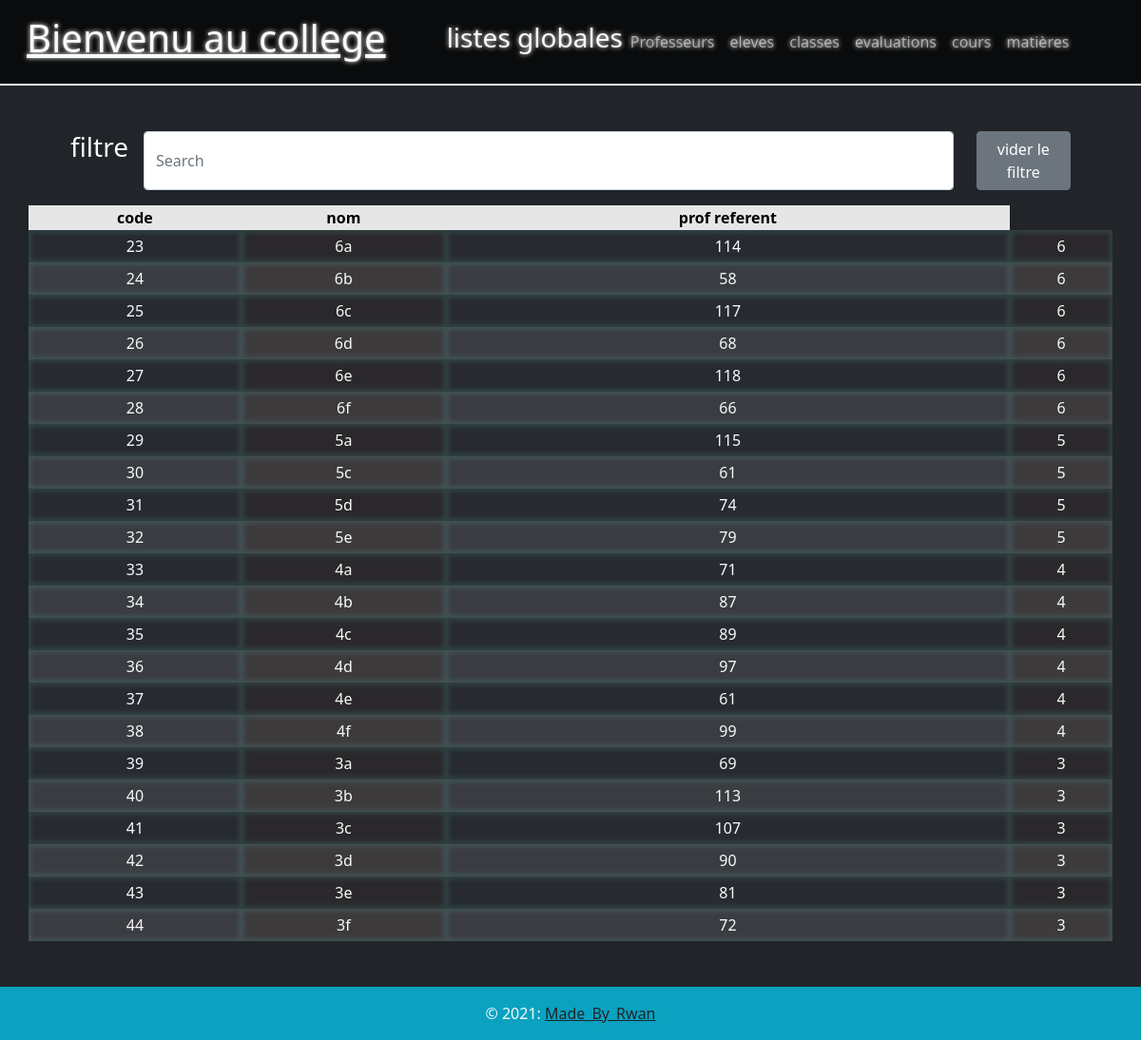
The app's page /index.php?entity=classe with its own data.
### tables this page shows
CREATE TABLE `classes` (
  `code_classe` int(7) NOT NULL,
  `nom_classe` varchar(8) NOT NULL,
  `code_prof_ref_classe` int(7) NOT NULL,
  `niveau_classe` int(1) NOT NULL
);

### class/managers/MainManager.php (called while the page is built, shortened)
<?php
 class  MainManager
{
    private $db;
    private $table;
    private $entity;
    public function  getAll()
    {
        $req = $this->db->query(
            "SELECT * FROM " . $this->getTable()
        );
        $entities = [];
        while ($data = $req->fetch(PDO::FETCH_ASSOC)) {
            $ent = new $class($data);
            array_push($entities, $ent);
        }
        return $entities;
    }
    public function setAddCol($addCol)
    {
        return $this;
    }
    public function setDb($db)
    {
        $this->db = $db;
        return $this;
    }
    public function getTable()
    {
        return $this->table;
    }
    public function setTable($table)
    {
        $this->table = $table;
        return $this;
    }
    public function setAddPreparedValues($addPreparedValues)
    {
        return $this;
    }
    public function setIdColumn($idColumn)
    {
        return $this;
    }
    public function getEntity()
    {
        return $this->entity;
    }
    public function setEntity($entity)
    {
        $this->entity = $entity;
        return $this;
    }
}

### class/entities/CollegeEntity.php (called while the page is built, shortened)
<?php
abstract class CollegeEntity
{
    private $entityType;
    public function hydrate(array $data)
    {
        foreach ($data as $key => $value) {
            $method = 'set' . ucfirst($key);
        }
    }
    public function getEntityType()
    {
        return $this->entityType;
    }
    public function setEntityType($entityType)
    {
        $this->entityType = $entityType;
        return $this;
    }
}

### class/entities/Classe.php (the view, shortened to what this page needs)
<?php
class Classe extends CollegeEntity
{
    private $code_classe;
    static private $attList=["code", "nom", "prof referent" ];
    public static function createTableHeader(){
        echo ("<tr class='item-row-header text-center'>");
         foreach(self::$attList as $att){
            echo ("<th class='item-attribut-header' >".$att."</th>");
         }
        echo"</tr>";
    }
    public function createTableRow()
    {
        echo("<tr class='item-row' itemId='".$this->getCode_classe(). "' itemType='".$this->getEntityType()."'>");
        foreach($this as $att=>$value){
            echo ("<td class='item-attribut' itemAttr='".$att."'>".$value."</td>");
        }
        echo"</tr>";
    }
    public function getCode_classe()
    {
        return $this->code_classe;
    }
    public function setCode_classe($code_classe)
    {
        $this->code_classe = $code_classe;
        return $this;
    }
    public function setNom_classe($nom_classe)
    {
        return $this;
    }
    public function setNiveau_classe($niveau_classe)
    {
        return $this;
    }
    public function setCode_prof_ref_classe($code_prof_ref_classe)
    {
        return $this;
    }
}

### parts/header.php (shortened to what this page needs)
<!DOCTYPE html>
<html lang="en">
<head>
    <link rel="stylesheet" href="https://cdn.jsdelivr.net/npm/bootstrap@5.0.2/dist/css/bootstrap.min.css">
    <link rel="stylesheet" href="main.css">
</head>
<body class="text-light bg-dark">
    <header class="mb-5">
        <nav class="navbar navbar-expand-lg navbar-dark py-3">
            <div class="container-fluid">
                <h1 class="px-3"> <a  href="index.php">Bienvenu au college</a></h1>
                <h3 class="ps-5">listes globales</h3>
                <div class="collapse navbar-collapse" id="navbarSupportedContent">
                    <ul class="navbar-nav me-auto mb-2 mb-lg-0">
                        <li class="nav-item">
                            <a class="nav-link" href="index.php?entity=professeur">Professeurs</a>
                        </li>
                        <li class="nav-item">
                            <a class="nav-link" href="index.php?entity=eleve">eleves</a>
                        </li>
                        <li class="nav-item">
                            <a class="nav-link" href="index.php?entity=classe">classes</a>
                        </li>
                        <li class="nav-item">
                            <a class="nav-link" href="index.php?entity=evaluation">evaluations</a>
                        </li>
                        <li class="nav-item">
                            <a class="nav-link" href="index.php?entity=cour">cours </a>
                        </li>
                        <li class="nav-item">
                            <a class="nav-link" href="index.php?entity=matiere">matières</a>
                        </li>
                    </ul>
                </div>
            </div>
        </nav>
    </header>

### index.php (shortened to what this page needs)
<?php
require('class/managers/connectDataBase.php');
require('class/managers/MainManager.php');
$professeurManager = new ProfesseurManager($pdo);
$eleveManager = new EleveManager($pdo);
$classeManager = new ClasseManager($pdo);
$courManager = new CourManager($pdo);
$evaluationManager = new EvaluationManager($pdo);
$matiereManager = new MatiereManager($pdo);
require('class/entities/CollegeEntity.php');
require('class/entities/Classe.php');
require_once('parts/header.php');
?>
<div class="container">
    <?php if (isset($_GET["entity"])) { ?>
    <form class="d-flex text-light m-3">
        <h3 class="mx-3">filtre</h3>
        <input
            class="form-control me-2"
            id="researchInput"
            type="search"
            placeholder="Search"
            aria-label="Search"
        >
        <button
            class="btn btn-secondary mx-3"
            id="resetFilter"
        >vider le filtre</button>
    </form>
    <?php } ?>
    <div class="row">
        <?php
        if (isset($_GET["entity"])) {
        $entityList = [];
            switch ($_GET["entity"]) {
                case "classe":
                    $entityList = $classeManager->getAll();
                    break;
            }
        ?>
        <table id="entitiesTable">
            <?php
                ucfirst($_GET["entity"])::createTableHeader();
                foreach ($entityList as $item) {
                    $item->createTableRow();
                }
                ?>
        </table>
    </div>
    <?php
        } else if(isset($_GET["entityType"])&& isset($_GET["entityId"])) {
            $class=ucfirst($_GET["entityType"]);
            switch($_GET["entityType"]){
                case "professeur":
                    $entity = $professeurManager->getById($_GET["entityId"]);
                    include ("parts/interfaceProfesseur.php");
                    break;
                case "eleve":
                    $entity = $eleveManager->getById($_GET["entityId"]);
                    include ("parts/interfaceEleve.php");
                    break;
                case "classe":
                    $entity = $classeManager->getById($_GET["entityId"]);
                    include ("parts/interfaceClasse.php");
                    break;
                case "evaluation":
                    $entity = $evaluationManager->getById($_GET["entityId"]);
                    include ("parts/interfaceEvaluation.php");
                    break;
                case "cour":
                    $entity = $courManager->getById($_GET["entityId"]);
                    include ("parts/interfaceCour.php");
                    break;
                case "matiere":
                    $entity = $matiereManager->getById($_GET["entityId"]);
                    include ("parts/interfaceMatiere.php");
                    break;
            }
        }
?>
</div>
<?php
require_once('parts/footer.php');
?>

### parts/footer.php (shortened to what this page needs)
<footer class="bg-info  mt-5 text-center text-lg-start">
    <div class="text-center p-3" style="background-color: rgba(0, 0, 0, 0.2);">
        © 2021:
        <a class="text-dark" href="">Made_By_Rwan</a>
    </div>
</footer>
</body>
</html>

### main.css (style rules this page uses)
header { border-bottom: 2px solid white; background-image: url(https://media.istockphoto.com/photos/school-hallway-picture-id603873312?k=6&m=603873312&s=612x612&w=0&h=f3lPkiXFDL3kR02lpB-MdAi-cZ1jl_LX6fvhMNjqn60=); background-position: 50% 50%; background-size: cover; text-shadow: 0px 0px 5px white; }
header a, header a:hover { color: unset }
header nav { background-color: rgba(0, 0, 0, 0.699); }
tr.item-row:nth-child(odd) { background-color: rgba(128, 128, 128, 0.274); }
tr.item-row { transition: all ease-in-out 0.3s; cursor: pointer; }
td.item-attribut { padding: 5px; text-align: center; white-space: nowrap; box-shadow: 0px 0px 5px 3px rgba(114, 255, 236, 0.116) inset; }
td.item-attribut:nth-child(odd) { background-color: rgba(55, 56, 71, 0.274); }
td.item-attribut:nth-child(even) { background-color: rgba(65, 48, 48, 0.274); }
tr.item-row-header { background-color: rgb(230, 230, 230); color: black; position: sticky; top: 0vh; }

### records on screen
classes: value "23", value "6a", value "114", value "6"
classes: value "24", value "6b", value "58", value "6"
classes: value "25", value "6c", value "117", value "6"
classes: value "26", value "6d", value "68", value "6"
classes: value "27", value "6e", value "118", value "6"
classes: value "28", value "6f", value "66", value "6"
classes: value "29", value "5a", value "115", value "5"
classes: value "30", value "5c", value "61", value "5"
classes: value "31", value "5d", value "74", value "5"
classes: value "32", value "5e", value "79", value "5"
classes: value "33", value "4a", value "71", value "4"
classes: value "34", value "4b", value "87", value "4"
classes: value "35", value "4c", value "89", value "4"
classes: value "36", value "4d", value "97", value "4"
classes: value "37", value "4e", value "61", value "4"
classes: value "38", value "4f", value "99", value "4"
classes: value "39", value "3a", value "69", value "3"
classes: value "40", value "3b", value "113", value "3"
classes: value "41", value "3c", value "107", value "3"
classes: value "42", value "3d", value "90", value "3"
classes: value "43", value "3e", value "81", value "3"
classes: value "44", value "3f", value "72", value "3"

### other values on screen
$att "code"
$att "nom"
$att "prof referent"
